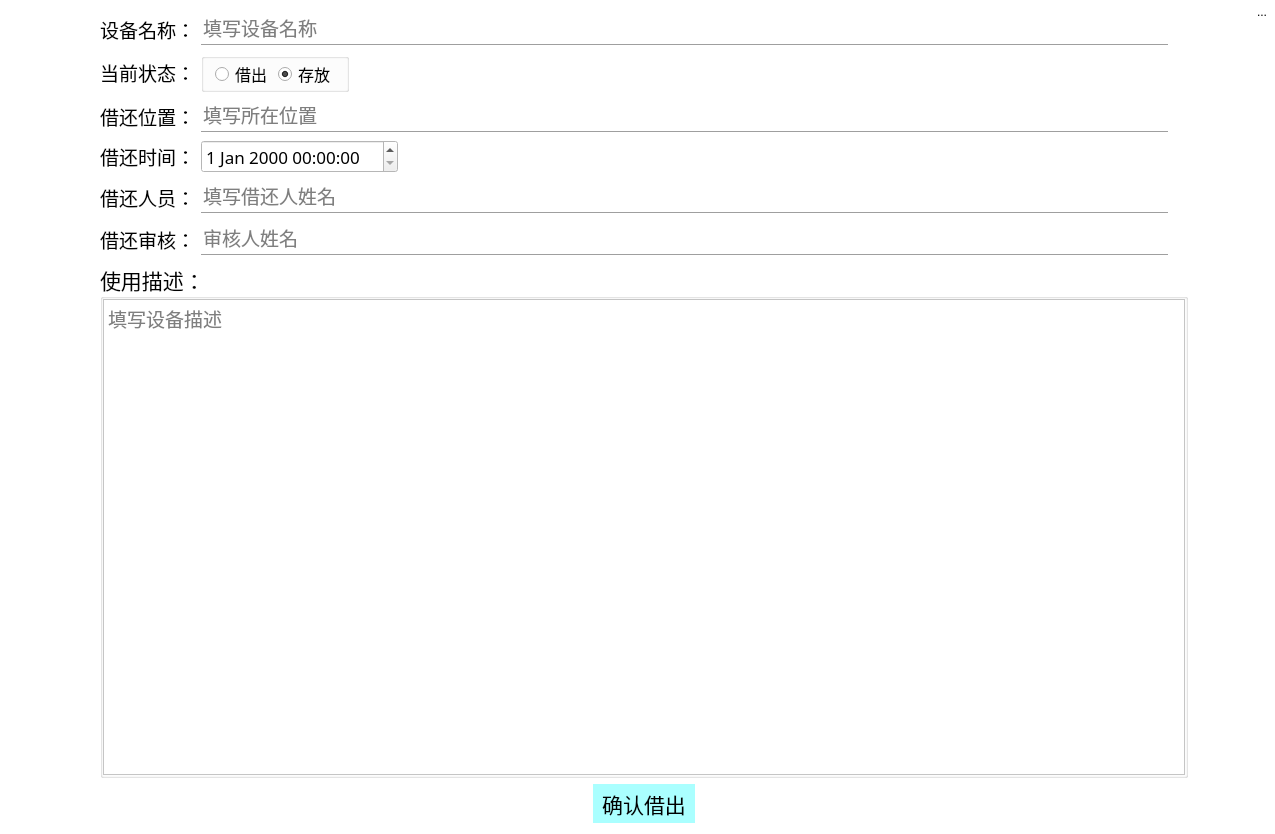
<?xml version="1.0" encoding="UTF-8"?>
<ui version="4.0">
 <class>InstrumentBorrowReturn</class>
 <widget class="QDialog" name="InstrumentBorrowReturn">
  <property name="geometry">
   <rect>
    <x>0</x>
    <y>0</y>
    <width>1275</width>
    <height>834</height>
   </rect>
  </property>
  <property name="palette">
   <palette>
    <active>
     <colorrole role="Base">
      <brush brushstyle="SolidPattern">
       <color alpha="0">
        <red>255</red>
        <green>255</green>
        <blue>255</blue>
       </color>
      </brush>
     </colorrole>
     <colorrole role="Window">
      <brush brushstyle="SolidPattern">
       <color alpha="0">
        <red>240</red>
        <green>240</green>
        <blue>240</blue>
       </color>
      </brush>
     </colorrole>
    </active>
    <inactive>
     <colorrole role="Base">
      <brush brushstyle="SolidPattern">
       <color alpha="0">
        <red>255</red>
        <green>255</green>
        <blue>255</blue>
       </color>
      </brush>
     </colorrole>
     <colorrole role="Window">
      <brush brushstyle="SolidPattern">
       <color alpha="0">
        <red>240</red>
        <green>240</green>
        <blue>240</blue>
       </color>
      </brush>
     </colorrole>
    </inactive>
    <disabled>
     <colorrole role="Base">
      <brush brushstyle="SolidPattern">
       <color alpha="0">
        <red>240</red>
        <green>240</green>
        <blue>240</blue>
       </color>
      </brush>
     </colorrole>
     <colorrole role="Window">
      <brush brushstyle="SolidPattern">
       <color alpha="0">
        <red>240</red>
        <green>240</green>
        <blue>240</blue>
       </color>
      </brush>
     </colorrole>
    </disabled>
   </palette>
  </property>
  <property name="windowTitle">
   <string>InstrumentBorrowReturn</string>
  </property>
  <layout class="QHBoxLayout" name="horizontalLayout_2">
   <property name="spacing">
    <number>0</number>
   </property>
   <property name="leftMargin">
    <number>0</number>
   </property>
   <property name="topMargin">
    <number>0</number>
   </property>
   <property name="rightMargin">
    <number>0</number>
   </property>
   <property name="bottomMargin">
    <number>0</number>
   </property>
   <item>
    <spacer name="horizontalSpacer">
     <property name="orientation">
      <enum>Qt::Horizontal</enum>
     </property>
     <property name="sizeType">
      <enum>QSizePolicy::Fixed</enum>
     </property>
     <property name="sizeHint" stdset="0">
      <size>
       <width>89</width>
       <height>20</height>
      </size>
     </property>
    </spacer>
   </item>
   <item>
    <widget class="QScrollArea" name="scrollArea">
     <property name="palette">
      <palette>
       <active>
        <colorrole role="Base">
         <brush brushstyle="SolidPattern">
          <color alpha="255">
           <red>255</red>
           <green>255</green>
           <blue>255</blue>
          </color>
         </brush>
        </colorrole>
        <colorrole role="Window">
         <brush brushstyle="SolidPattern">
          <color alpha="255">
           <red>255</red>
           <green>255</green>
           <blue>255</blue>
          </color>
         </brush>
        </colorrole>
       </active>
       <inactive>
        <colorrole role="Base">
         <brush brushstyle="SolidPattern">
          <color alpha="255">
           <red>255</red>
           <green>255</green>
           <blue>255</blue>
          </color>
         </brush>
        </colorrole>
        <colorrole role="Window">
         <brush brushstyle="SolidPattern">
          <color alpha="255">
           <red>255</red>
           <green>255</green>
           <blue>255</blue>
          </color>
         </brush>
        </colorrole>
       </inactive>
       <disabled>
        <colorrole role="Base">
         <brush brushstyle="SolidPattern">
          <color alpha="255">
           <red>255</red>
           <green>255</green>
           <blue>255</blue>
          </color>
         </brush>
        </colorrole>
        <colorrole role="Window">
         <brush brushstyle="SolidPattern">
          <color alpha="255">
           <red>255</red>
           <green>255</green>
           <blue>255</blue>
          </color>
         </brush>
        </colorrole>
       </disabled>
      </palette>
     </property>
     <property name="frameShape">
      <enum>QFrame::NoFrame</enum>
     </property>
     <property name="widgetResizable">
      <bool>true</bool>
     </property>
     <widget class="QWidget" name="scrollAreaWidgetContents">
      <property name="geometry">
       <rect>
        <x>0</x>
        <y>0</y>
        <width>1097</width>
        <height>834</height>
       </rect>
      </property>
      <layout class="QVBoxLayout" name="verticalLayout_5">
       <item>
        <layout class="QHBoxLayout" name="horizontalLayout_3">
         <item>
          <widget class="QLabel" name="label_3">
           <property name="font">
            <font>
             <family>楷体</family>
             <pointsize>14</pointsize>
            </font>
           </property>
           <property name="text">
            <string>设备名称：</string>
           </property>
          </widget>
         </item>
         <item>
          <layout class="QVBoxLayout" name="verticalLayout">
           <property name="spacing">
            <number>0</number>
           </property>
           <item>
            <widget class="QLineEdit" name="InstrumentName">
             <property name="font">
              <font>
               <family>楷体</family>
               <pointsize>14</pointsize>
              </font>
             </property>
             <property name="frame">
              <bool>false</bool>
             </property>
             <property name="placeholderText">
              <string>填写设备名称</string>
             </property>
            </widget>
           </item>
           <item>
            <widget class="Line" name="line">
             <property name="orientation">
              <enum>Qt::Horizontal</enum>
             </property>
            </widget>
           </item>
          </layout>
         </item>
         <item>
          <spacer name="horizontalSpacer_4">
           <property name="orientation">
            <enum>Qt::Horizontal</enum>
           </property>
           <property name="sizeType">
            <enum>QSizePolicy::Fixed</enum>
           </property>
           <property name="sizeHint" stdset="0">
            <size>
             <width>20</width>
             <height>20</height>
            </size>
           </property>
          </spacer>
         </item>
        </layout>
       </item>
       <item>
        <layout class="QHBoxLayout" name="horizontalLayout_10">
         <item>
          <widget class="QLabel" name="BorrowReturnStatus">
           <property name="font">
            <font>
             <family>楷体</family>
             <pointsize>14</pointsize>
            </font>
           </property>
           <property name="text">
            <string>当前状态：</string>
           </property>
          </widget>
         </item>
         <item>
          <widget class="QGroupBox" name="groupBox">
           <property name="title">
            <string/>
           </property>
           <layout class="QHBoxLayout" name="horizontalLayout">
            <property name="topMargin">
             <number>0</number>
            </property>
            <property name="bottomMargin">
             <number>0</number>
            </property>
            <item>
             <widget class="QRadioButton" name="LendStatus">
              <property name="font">
               <font>
                <family>楷体</family>
                <pointsize>12</pointsize>
               </font>
              </property>
              <property name="text">
               <string>借出</string>
              </property>
             </widget>
            </item>
            <item>
             <widget class="QRadioButton" name="ReturnStatus">
              <property name="font">
               <font>
                <family>楷体</family>
                <pointsize>12</pointsize>
               </font>
              </property>
              <property name="text">
               <string>存放</string>
              </property>
              <property name="checked">
               <bool>true</bool>
              </property>
             </widget>
            </item>
           </layout>
          </widget>
         </item>
         <item>
          <spacer name="horizontalSpacer_12">
           <property name="orientation">
            <enum>Qt::Horizontal</enum>
           </property>
           <property name="sizeHint" stdset="0">
            <size>
             <width>40</width>
             <height>20</height>
            </size>
           </property>
          </spacer>
         </item>
        </layout>
       </item>
       <item>
        <layout class="QHBoxLayout" name="horizontalLayout_11">
         <item>
          <widget class="QLabel" name="label_9">
           <property name="font">
            <font>
             <family>楷体</family>
             <pointsize>14</pointsize>
            </font>
           </property>
           <property name="text">
            <string>借还位置：</string>
           </property>
          </widget>
         </item>
         <item>
          <layout class="QVBoxLayout" name="verticalLayout_6">
           <property name="spacing">
            <number>0</number>
           </property>
           <item>
            <widget class="QLineEdit" name="BorrowReturnAddress">
             <property name="font">
              <font>
               <family>楷体</family>
               <pointsize>14</pointsize>
              </font>
             </property>
             <property name="frame">
              <bool>false</bool>
             </property>
             <property name="placeholderText">
              <string>填写所在位置</string>
             </property>
            </widget>
           </item>
           <item>
            <widget class="Line" name="line_5">
             <property name="orientation">
              <enum>Qt::Horizontal</enum>
             </property>
            </widget>
           </item>
          </layout>
         </item>
         <item>
          <spacer name="horizontalSpacer_18">
           <property name="orientation">
            <enum>Qt::Horizontal</enum>
           </property>
           <property name="sizeType">
            <enum>QSizePolicy::Fixed</enum>
           </property>
           <property name="sizeHint" stdset="0">
            <size>
             <width>20</width>
             <height>20</height>
            </size>
           </property>
          </spacer>
         </item>
        </layout>
       </item>
       <item>
        <layout class="QHBoxLayout" name="horizontalLayout_12">
         <item>
          <widget class="QLabel" name="label_10">
           <property name="font">
            <font>
             <family>楷体</family>
             <pointsize>14</pointsize>
            </font>
           </property>
           <property name="text">
            <string>借还时间：</string>
           </property>
          </widget>
         </item>
         <item>
          <widget class="QDateTimeEdit" name="BorrowReturnTime">
           <property name="font">
            <font>
             <family>楷体</family>
             <pointsize>13</pointsize>
            </font>
           </property>
          </widget>
         </item>
         <item>
          <spacer name="horizontalSpacer_3">
           <property name="orientation">
            <enum>Qt::Horizontal</enum>
           </property>
           <property name="sizeHint" stdset="0">
            <size>
             <width>40</width>
             <height>20</height>
            </size>
           </property>
          </spacer>
         </item>
         <item>
          <spacer name="horizontalSpacer_19">
           <property name="orientation">
            <enum>Qt::Horizontal</enum>
           </property>
           <property name="sizeType">
            <enum>QSizePolicy::Fixed</enum>
           </property>
           <property name="sizeHint" stdset="0">
            <size>
             <width>20</width>
             <height>20</height>
            </size>
           </property>
          </spacer>
         </item>
        </layout>
       </item>
       <item>
        <layout class="QHBoxLayout" name="horizontalLayout_4">
         <item>
          <widget class="QLabel" name="label_4">
           <property name="font">
            <font>
             <family>楷体</family>
             <pointsize>14</pointsize>
            </font>
           </property>
           <property name="text">
            <string>借还人员：</string>
           </property>
          </widget>
         </item>
         <item>
          <layout class="QVBoxLayout" name="verticalLayout_2">
           <property name="spacing">
            <number>0</number>
           </property>
           <item>
            <widget class="QLineEdit" name="BorrowReturnStaffName">
             <property name="font">
              <font>
               <family>楷体</family>
               <pointsize>14</pointsize>
              </font>
             </property>
             <property name="frame">
              <bool>false</bool>
             </property>
             <property name="placeholderText">
              <string>填写借还人姓名</string>
             </property>
            </widget>
           </item>
           <item>
            <widget class="Line" name="line_2">
             <property name="orientation">
              <enum>Qt::Horizontal</enum>
             </property>
            </widget>
           </item>
          </layout>
         </item>
         <item>
          <spacer name="horizontalSpacer_5">
           <property name="orientation">
            <enum>Qt::Horizontal</enum>
           </property>
           <property name="sizeType">
            <enum>QSizePolicy::Fixed</enum>
           </property>
           <property name="sizeHint" stdset="0">
            <size>
             <width>20</width>
             <height>20</height>
            </size>
           </property>
          </spacer>
         </item>
        </layout>
       </item>
       <item>
        <layout class="QHBoxLayout" name="horizontalLayout_5">
         <item>
          <widget class="QLabel" name="label_5">
           <property name="font">
            <font>
             <family>楷体</family>
             <pointsize>14</pointsize>
            </font>
           </property>
           <property name="text">
            <string>借还审核：</string>
           </property>
          </widget>
         </item>
         <item>
          <layout class="QVBoxLayout" name="verticalLayout_4">
           <property name="spacing">
            <number>0</number>
           </property>
           <item>
            <widget class="QLineEdit" name="Auditor">
             <property name="font">
              <font>
               <family>楷体</family>
               <pointsize>14</pointsize>
              </font>
             </property>
             <property name="frame">
              <bool>false</bool>
             </property>
             <property name="placeholderText">
              <string>审核人姓名</string>
             </property>
            </widget>
           </item>
           <item>
            <widget class="Line" name="line_3">
             <property name="orientation">
              <enum>Qt::Horizontal</enum>
             </property>
            </widget>
           </item>
          </layout>
         </item>
         <item>
          <spacer name="horizontalSpacer_6">
           <property name="orientation">
            <enum>Qt::Horizontal</enum>
           </property>
           <property name="sizeType">
            <enum>QSizePolicy::Fixed</enum>
           </property>
           <property name="sizeHint" stdset="0">
            <size>
             <width>20</width>
             <height>20</height>
            </size>
           </property>
          </spacer>
         </item>
        </layout>
       </item>
       <item>
        <widget class="QGroupBox" name="groupBox_3">
         <property name="font">
          <font>
           <family>楷体</family>
           <pointsize>16</pointsize>
          </font>
         </property>
         <property name="title">
          <string>使用描述：</string>
         </property>
         <layout class="QVBoxLayout" name="verticalLayout_7">
          <property name="spacing">
           <number>0</number>
          </property>
          <property name="leftMargin">
           <number>0</number>
          </property>
          <property name="topMargin">
           <number>0</number>
          </property>
          <property name="rightMargin">
           <number>0</number>
          </property>
          <property name="bottomMargin">
           <number>0</number>
          </property>
          <item>
           <widget class="QPlainTextEdit" name="UseDescription">
            <property name="minimumSize">
             <size>
              <width>0</width>
              <height>150</height>
             </size>
            </property>
            <property name="font">
             <font>
              <family>楷体</family>
              <pointsize>14</pointsize>
             </font>
            </property>
            <property name="frameShape">
             <enum>QFrame::StyledPanel</enum>
            </property>
            <property name="placeholderText">
             <string>填写设备描述</string>
            </property>
           </widget>
          </item>
         </layout>
        </widget>
       </item>
       <item>
        <layout class="QHBoxLayout" name="horizontalLayout_6">
         <item>
          <spacer name="horizontalSpacer_7">
           <property name="orientation">
            <enum>Qt::Horizontal</enum>
           </property>
           <property name="sizeHint" stdset="0">
            <size>
             <width>37</width>
             <height>17</height>
            </size>
           </property>
          </spacer>
         </item>
         <item>
          <widget class="QToolButton" name="ConfirmOperation">
           <property name="palette">
            <palette>
             <active>
              <colorrole role="Button">
               <brush brushstyle="SolidPattern">
                <color alpha="255">
                 <red>170</red>
                 <green>255</green>
                 <blue>255</blue>
                </color>
               </brush>
              </colorrole>
             </active>
             <inactive>
              <colorrole role="Button">
               <brush brushstyle="SolidPattern">
                <color alpha="255">
                 <red>170</red>
                 <green>255</green>
                 <blue>255</blue>
                </color>
               </brush>
              </colorrole>
             </inactive>
             <disabled>
              <colorrole role="Button">
               <brush brushstyle="SolidPattern">
                <color alpha="255">
                 <red>170</red>
                 <green>255</green>
                 <blue>255</blue>
                </color>
               </brush>
              </colorrole>
             </disabled>
            </palette>
           </property>
           <property name="font">
            <font>
             <family>楷体</family>
             <pointsize>16</pointsize>
            </font>
           </property>
           <property name="autoFillBackground">
            <bool>true</bool>
           </property>
           <property name="text">
            <string>确认借出</string>
           </property>
           <property name="autoRaise">
            <bool>true</bool>
           </property>
          </widget>
         </item>
         <item>
          <spacer name="horizontalSpacer_8">
           <property name="orientation">
            <enum>Qt::Horizontal</enum>
           </property>
           <property name="sizeHint" stdset="0">
            <size>
             <width>37</width>
             <height>17</height>
            </size>
           </property>
          </spacer>
         </item>
        </layout>
       </item>
      </layout>
     </widget>
    </widget>
   </item>
   <item>
    <spacer name="horizontalSpacer_2">
     <property name="orientation">
      <enum>Qt::Horizontal</enum>
     </property>
     <property name="sizeType">
      <enum>QSizePolicy::Fixed</enum>
     </property>
     <property name="sizeHint" stdset="0">
      <size>
       <width>50</width>
       <height>20</height>
      </size>
     </property>
    </spacer>
   </item>
   <item>
    <widget class="QFrame" name="frame">
     <property name="minimumSize">
      <size>
       <width>0</width>
       <height>0</height>
      </size>
     </property>
     <property name="frameShape">
      <enum>QFrame::StyledPanel</enum>
     </property>
     <property name="frameShadow">
      <enum>QFrame::Raised</enum>
     </property>
     <layout class="QVBoxLayout" name="verticalLayout_3">
      <property name="spacing">
       <number>0</number>
      </property>
      <property name="leftMargin">
       <number>0</number>
      </property>
      <property name="topMargin">
       <number>0</number>
      </property>
      <property name="rightMargin">
       <number>0</number>
      </property>
      <property name="bottomMargin">
       <number>0</number>
      </property>
      <item>
       <widget class="QToolButton" name="AppClose">
        <property name="text">
         <string>...</string>
        </property>
        <property name="icon">
         <iconset resource="../../../UrielQtFramework.qrc">
          <normaloff>:/Mainwindow/Resources/UrielQtFramework/close.png</normaloff>:/Mainwindow/Resources/UrielQtFramework/close.png</iconset>
        </property>
        <property name="iconSize">
         <size>
          <width>30</width>
          <height>30</height>
         </size>
        </property>
        <property name="autoRaise">
         <bool>true</bool>
        </property>
       </widget>
      </item>
      <item>
       <spacer name="verticalSpacer">
        <property name="orientation">
         <enum>Qt::Vertical</enum>
        </property>
        <property name="sizeHint" stdset="0">
         <size>
          <width>20</width>
          <height>572</height>
         </size>
        </property>
       </spacer>
      </item>
     </layout>
    </widget>
   </item>
  </layout>
 </widget>
 <layoutdefault spacing="6" margin="11"/>
 <resources>
  <include location="../../../UrielQtFramework.qrc"/>
 </resources>
 <connections/>
</ui>
